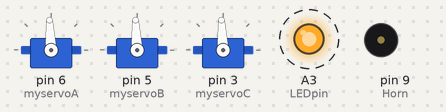
A sketch run on a simulated Arduino Nano, built with avr-gcc and run on an emulated ATmega328P. On the bench: 3 × servo, output pins drawn as LEDs (lit = HIGH), buzzer (waves = sounding, pin HIGH). Dashed ring = blinking. No radio packets arrive unless stated; what the sketch prints to the serial monitor is not drawn.

Above: at 1.24 s.
Timing chart, 0 to 3.6 s (numbered marks = the images above):
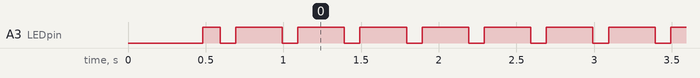

The sketch:

nRF24_Dapol_3_Servo_Light_and_Buzz_Slave_1.1.ino
```cpp
#include <Servo.h>
#include  <SPI.h>
#include "RF24.h"
Servo myservoA;
Servo myservoB; // Create  3 servo object to control a servo A,B,C:
Servo myservoC;
int cr = 1420; //ServoA Cab Right
int cl = 1534; //ServoA Cab Left
int hu = 1350; //ServoB Gib Hook Up 1350
int hd = 1620; //ServoB Gib Hook Down
int gu = 1350; //ServoB Gib Arm Up
int gd = 1660; //ServoB Gib Arm Down
const int LEDpin = A3;
int LEDState =HIGH;
int Horn = 9;
const long onDuration = 300;// ON time for LED
const long offDuration = 100;// OFF time for LED
long rememberTime=0;
int msg[1];
RF24 radio(7,8);
const byte address[6] = "00009";


void setup() {
  Serial.begin(9600);//  setup serial
  radio.begin();
  radio.openReadingPipe(1,address);
  radio.startListening();
Serial.println();
Serial.println("Sunday 13/03/22:");
Serial.println("nRF24_Dapol 3 Servo Joystick Light and Buzz_Slave:");
Serial.println("Folder nRF24_Dapol_3_Servo_Light_and_Buzz_Slave:");
Serial.println("Saturday 26/03/22: Working on NANO using ATmega328P(Old Bootloades)");
Serial.println();
Serial.println("nRF Tranciver");
Serial.println("  1 = GRN  Black");
Serial.println("  2 = 3.3v Red");
Serial.println("  3 = CE   Pin 7  Blue");
Serial.println("  4 = CSN  Pin 8  Green");
Serial.println("  5 = SCK  Pin 13 Yellow");
Serial.println("  6 = MOSI Pin 11 White");
Serial.println("  7 = MISO Pin 12 Orange");
Serial.println("  8 = UNUSED");
Serial.println("  _______________________");
Serial.println("  | 1 | 2 |              |");
Serial.println("  | 3 | 4 |              |");
Serial.println("  | 5 | 6 |              |");
Serial.println("  |_7_|_8_|______________|");
Serial.println();
  pinMode (LEDpin, OUTPUT);
  pinMode (Horn, OUTPUT);
  digitalWrite(LEDpin,LEDState);// set initial state
  myservoA.attach(6);
  myservoB.attach(5);// attaches the servos A,B,C on pin's 6,5,3
  myservoC.attach(3);
  myservoA.writeMicroseconds(1500);
  myservoB.writeMicroseconds(1500);  // set servos to stall-point
  myservoC.writeMicroseconds(1500);
  Serial.println("Folder nRF24_Dapol_3_Servo_Light_and_Buzz_Slave:");
  Serial.println("Dapol Crane 3 Digital Servos Full Control...SLAVE...");
  Serial.println();
}

void loop()
{
 radio.read(msg, sizeof(msg));

  if (msg[0] == 1)
 {
 Serial.print(" Button Alarm "); Serial.println(msg[0]);
 tone(Horn, 460, 100);
 }
  if (msg[0] == 2)
 {
 myservoA.writeMicroseconds(cl);
 Serial.print(" ServoA Cab Left "); Serial.println(msg[0]);
      delay(50);
      }else{
 myservoB.writeMicroseconds(1500);
 myservoC.writeMicroseconds(1500);
 msg[0] == 0;
 }
  if (msg[0] == 3)
 {
 myservoA.writeMicroseconds(cr);
 Serial.print(" ServoA Cab Right "); Serial.println(msg[0]);
      delay(50);
      }else{
 myservoB.writeMicroseconds(1500);
 myservoC.writeMicroseconds(1500);
 msg[0] == 0;
 }
  if (msg[0] == 4 )
 {
 myservoB.writeMicroseconds(hu);
 Serial.print(" ServoB Gib Hook Down "); Serial.println(msg[0]);
      delay(50);
      }else{
 myservoA.writeMicroseconds(1500);
 myservoC.writeMicroseconds(1500);
 msg[0] == 0;
 }
  if (msg[0] == 5)
 {
 myservoB.writeMicroseconds(hd);
 Serial.print(" ServoB Gib Hook Up "); Serial.println(msg[0]);
      delay(50);
      }else{
 myservoA.writeMicroseconds(1500);
 myservoC.writeMicroseconds(1500);
 msg[0] == 0;
 }
  if (msg[0] == 6)
 {
 myservoC.writeMicroseconds(gd);
 Serial.print(" ServoC Gib Arm Down "); Serial.println(msg[0]);
      delay(50);
      }else{
 myservoA.writeMicroseconds(1500);
 myservoB.writeMicroseconds(1500);
 msg[0] == 0;
 }
  if (msg[0] == 7)
 {
 myservoC.writeMicroseconds(gu);
 Serial.print(" ServoC Gib Arm Up "); Serial.println(msg[0]);
      delay(50);
      }else{
 myservoA.writeMicroseconds(1500);
 myservoB.writeMicroseconds(1500);
 msg[0] == 0;
 }
  if( LEDState ==HIGH )
 {
  if( (millis()- rememberTime) >= onDuration){
 LEDState = LOW;// change the state of LED
 rememberTime=millis();// remember Current millis() time
 }
 }else{
 if( (millis()- rememberTime) >= offDuration){
 LEDState = HIGH;// change the state of LED
 rememberTime=millis();// remember Current millis() time
 }
 }
 digitalWrite(LEDpin,LEDState);// turn the LED ON or OFF
}
```

Measured:
- by itself, A3 (LEDpin): alternates HIGH for 0.30 s and LOW for 0.10 s
